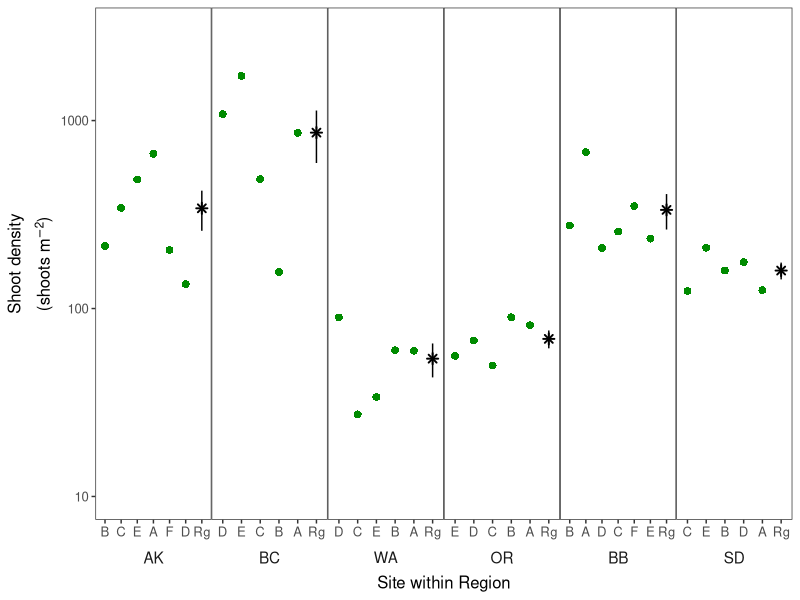
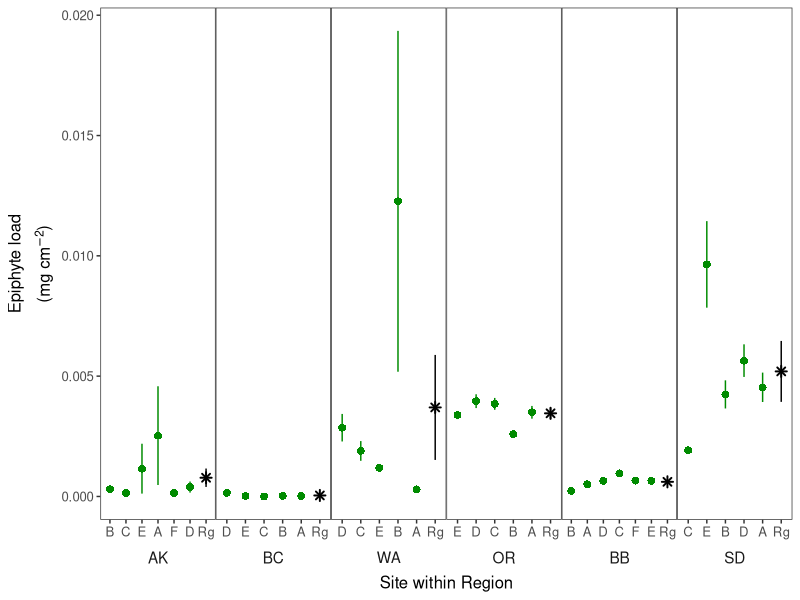
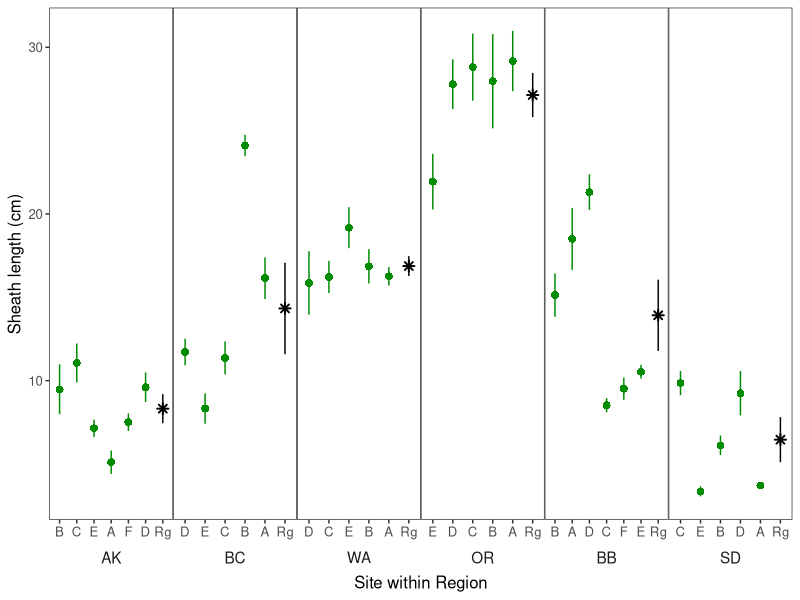
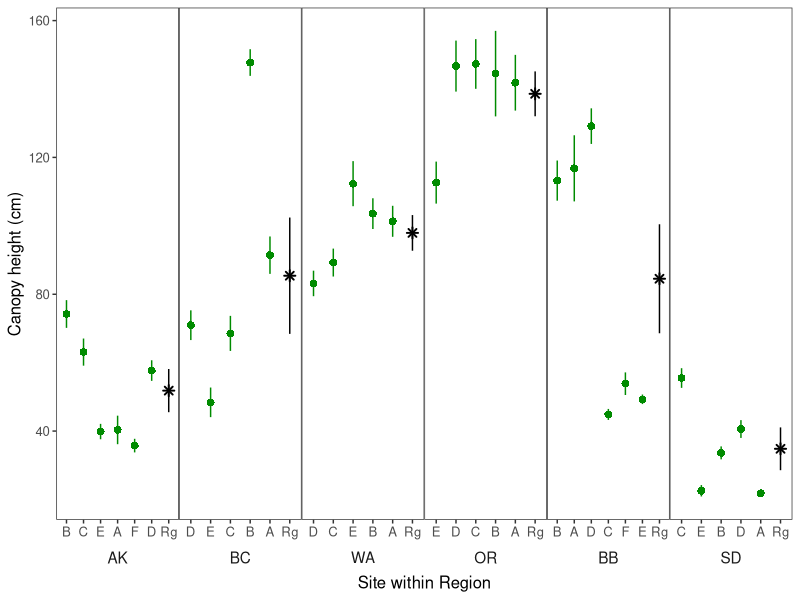
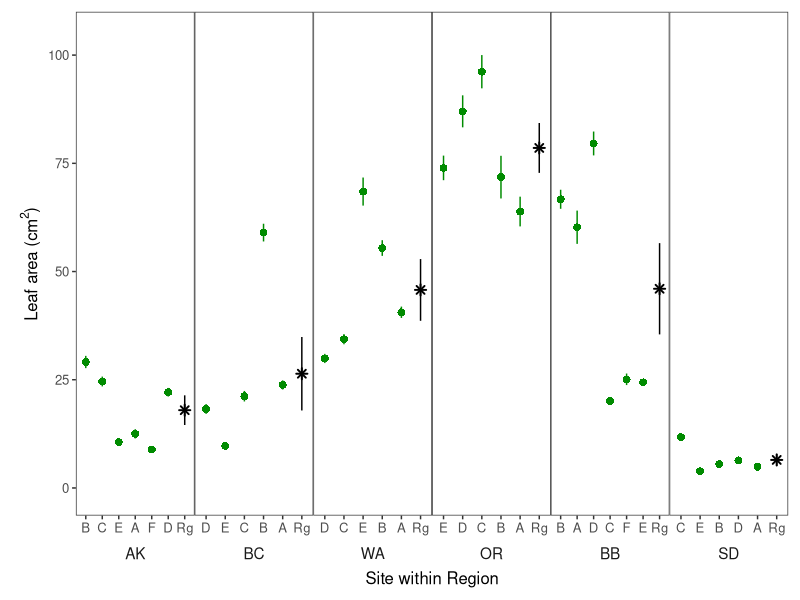
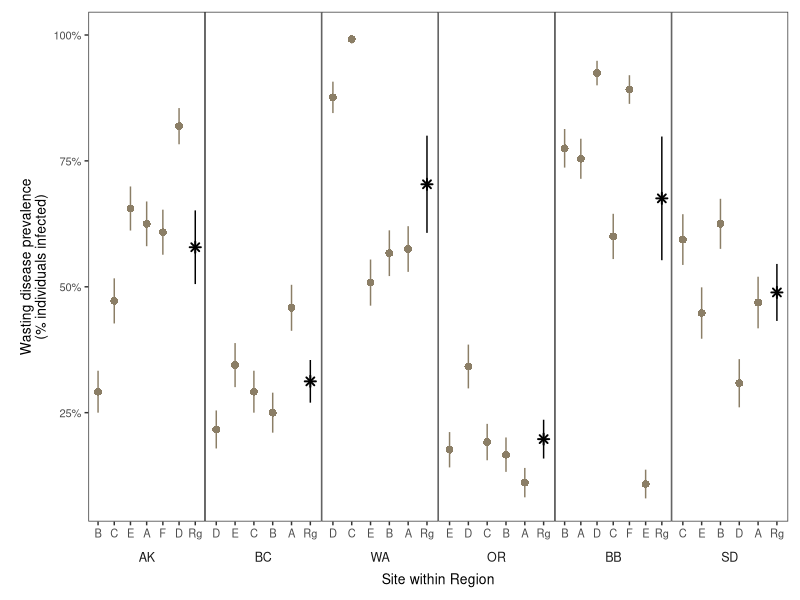

Reproduce these figures in R, in order. (Note: this script raises an error after producing the figures.)
# Code files for EelgrassDiseaesTemperature manuscript
# 01_eelgrass_survey_metrics

# Last updated 2021-05-20 by Lillian Aoki

# This script imports and visualizes data from the eelgrass wasting disease surveys in 2019
# Outputs include Fig 6 and Fig S5 in the manuscript

#### Load libraries ####
library(tidyverse)
library(plotrix)
library(cowplot)
region_order <- c("AK","BC","WA","OR","BB","SD")

# Read in data ####
## site coordinates
coords <- read.csv("Data/site_lat_long.csv")
# summarize by region, subtract 5 from mean latitude so that the region mean will plot to the right of all sites
coords_region <- coords %>%
  group_by(Region) %>%
  summarise(Lat=mean(Lat)-5,Long=mean(Long))
# in figures, the data are arranged by latitude to show the geographic gradient 

# survey metrics at the site level
all <- read.csv("Data/all_survey_metrics_site.csv")
all$Type <- "Site"
all <- left_join(all, coords, by=c("Region","SiteCode"))
# calculate canopy height as the combination of sheath length and longest blade length
all$CanopyHeightMean <- all$LongestBladeLengthMean+all$SheathLengthMean
all$CanopyHeightSe <- sqrt((all$LongestBladeLengthSe)^2+(all$SheathLengthSe)^2)
all$LesionAreaSe <- sd(all$LesionAreaMean/sqrt(length(all$LesionAreaMean)))

all_region <- all %>%
  group_by(Region, Type="Region")%>%
  summarise(DensityShootsSe=sd(DensityShootsMean)/sqrt(length(DensityShootsMean)),
            DensityShootsMean=mean(DensityShootsMean,na.rm=TRUE),
            EpiphytePerAreaSe=sd(EpiphytePerAreaMean)/sqrt(length(EpiphytePerAreaMean)),
            EpiphytePerAreaMean=mean(EpiphytePerAreaMean),
            LongestBladeLengthSe=sd(LongestBladeLengthMean)/sqrt(length(LongestBladeLengthMean)),
            LongestBladeLengthMean=mean(LongestBladeLengthMean),
            SheathLengthSe=sd(SheathLengthMean)/sqrt(length(SheathLengthMean)),
            SheathLengthMean=mean(SheathLengthMean),
            CanopyHeightSe=sd(CanopyHeightMean)/sqrt(length(CanopyHeightMean)),
            CanopyHeightMean=mean(CanopyHeightMean),
            PrevalenceSe=sd(PrevalenceMean)/sqrt(length(PrevalenceMean)),
            PrevalenceMean=mean(PrevalenceMean),
            SeveritySe=sd(SeverityMean)/sqrt(length(SeverityMean)),
            SeverityMean=mean(SeverityMean),
            BladeAreaSe=sd(BladeAreaMean)/sqrt(length(BladeAreaMean)),
            BladeAreaMean=mean(BladeAreaMean),
            LesionAreaSe=sd(LesionAreaMean)/sqrt(length(LesionAreaMean)),
            LesionAreaMean=mean(LesionAreaMean))

all_region <- left_join(all_region,coords_region,by=c("Region"))

all_region$SiteCode <- "Rg"
all_region$Region <- ordered(all_region$Region,levels=region_order)
all$Region <- ordered(all$Region,levels=region_order)
all <- dplyr::select(all,c("SiteCode",names(all_region)))

# combine site and region data for plotting
combo <- rbind(all,all_region)
combo$Region <- ordered(combo$Region, levels=region_order)
combo <- combo %>%
  ungroup%>%
  arrange(Region,-Lat)%>%
  mutate(order=row_number())

# Create plots ####

# shoot density plot
p_den <- ggplot()+
  geom_pointrange(data=combo,aes(x=as.factor(order),y=DensityShootsMean,ymin=DensityShootsMean-DensityShootsSe,
                                 ymax=DensityShootsMean+DensityShootsSe,color=Type,shape=Type))+
  facet_wrap(~Region,nrow = 1,scales = "free_x",strip.position = "bottom")+
  scale_color_manual(values=c("black","green4"))+
  scale_shape_manual(values=c(8,16))+
  scale_y_log10(limits=c(10,3000))+
  scale_x_discrete(breaks = combo$order,
                   labels = combo$SiteCode)+
  ylab(expression(atop("Shoot density",paste("(shoots m"^-2,")"))))+
  xlab("Site within Region")+
  theme_bw()+
  #theme(axis.text.x=element_text(angle=60,vjust = -0.05,hjust=0.25))+
  theme(panel.spacing = unit(0, "lines"),
        panel.grid = element_blank(),
        strip.background = element_blank(),
        strip.placement = "outside",
        panel.border = element_rect(),
        axis.text=element_text(size=9.5),
        axis.title=element_text(size=12),
        strip.text = element_text(size=11),
        legend.position = "none")
p_den

# epiphyte load plot
p_epi <- ggplot()+
  geom_pointrange(data=combo,aes(x=as.factor(order),y=EpiphytePerAreaMean,
                                     ymax=EpiphytePerAreaMean+EpiphytePerAreaSe,
                                     ymin=EpiphytePerAreaMean-EpiphytePerAreaSe,
                                     color=Type,shape=Type))+
  facet_wrap(~Region,nrow = 1,scales = "free_x",strip.position = "bottom")+
  scale_color_manual(values=c("black","green4"))+
  scale_shape_manual(values=c(8,16))+
  #scale_y_log10(limits=c(0.0000001,0.1))+
  scale_x_discrete(breaks = combo$order,
                   labels = combo$SiteCode)+
  ylab(expression(atop("Epiphyte load",paste("(mg cm"^-2,")"))))+
  xlab("Site within Region")+
  theme_bw()+
  #  theme(axis.text.x=element_text(angle=90))+
  theme(panel.spacing = unit(0, "lines"),
        panel.grid = element_blank(),
        strip.background = element_blank(),
        strip.placement = "outside",
        panel.border = element_rect(),
        axis.text=element_text(size=9.5),
        axis.title=element_text(size=12),
        strip.text = element_text(size=11),
        legend.position = "none")
p_epi

# sheath length plot
p_sh <- ggplot()+
  geom_pointrange(data= combo,aes(x=as.factor(order),
                                    y=SheathLengthMean/10,
                                    ymax=(SheathLengthMean+SheathLengthSe)/10,
                                    ymin=(SheathLengthMean-SheathLengthSe)/10,
                                    color=Type,shape=Type))+
  #scale_y_continuous(expand = c(0,10))+
  facet_wrap(~Region,nrow = 1,scales = "free_x",strip.position = "bottom")+
  scale_color_manual(values=c("black","green4"))+
  scale_shape_manual(values=c(8,16))+
  scale_x_discrete(breaks = combo$order,
                   labels = combo$SiteCode)+
  ylab("Sheath length (cm)")+
  xlab("Site within Region")+
  theme_bw()+
  #  theme(axis.text.x=element_text(angle=90))+
  theme(panel.spacing = unit(0, "lines"),
        panel.grid = element_blank(),
        strip.background = element_blank(),
        strip.placement = "outside",
        panel.border = element_rect(),
        axis.text=element_text(size=9.5),
        axis.title=element_text(size=12),
        strip.text = element_text(size=11),
        legend.position="none")
p_sh

# canopy height plot
p_ch <- ggplot()+
  geom_pointrange(data=combo,aes(x=as.factor(order),
                                    y=CanopyHeightMean/10,
                                    ymax=(CanopyHeightMean+CanopyHeightSe)/10,
                                    ymin=(CanopyHeightMean-CanopyHeightSe)/10,
                                    color=Type,shape=Type))+  
 facet_wrap(~Region,nrow = 1,scales = "free_x",strip.position = "bottom")+
  scale_color_manual(values=c("black","green4"))+
  scale_shape_manual(values=c(8,16))+
  scale_x_discrete(breaks = combo$order,
                   labels = combo$SiteCode)+
  ylab("Canopy height (cm)")+
  xlab("Site within Region")+
  theme_bw()+
  #  theme(axis.text.x=element_text(angle=90))+
  theme(panel.spacing = unit(0, "lines"),
        panel.grid = element_blank(),
        strip.background = element_blank(),
        strip.placement = "outside",
        panel.border = element_rect(),
        axis.text=element_text(size=9.5),
        axis.title=element_text(size=12),
        strip.text = element_text(size=11),
        legend.position = "none")
p_ch

# blade area plot
p_ba <- ggplot()+
  geom_pointrange(data=combo,aes(x=as.factor(order),
                                    y=BladeAreaMean,
                                    ymax=BladeAreaMean+BladeAreaSe,
                                    ymin=BladeAreaMean-BladeAreaSe,color=Type,shape=Type))+
  scale_y_continuous(expand = c(0,10))+
  facet_wrap(~Region,nrow = 1,scales = "free_x",strip.position = "bottom")+
  scale_color_manual(values=c("black","green4"))+
  scale_shape_manual(values=c(8,16))+
  scale_x_discrete(breaks = combo$order,
                   labels = combo$SiteCode)+
  ylab(expression(paste("Leaf area (cm"^2,")")))+
  xlab("Site within Region")+
  theme_bw()+
  #  theme(axis.text.x=element_text(angle=90))+
  theme(panel.spacing = unit(0, "lines"),
        panel.grid = element_blank(),
        strip.background = element_blank(),
        strip.placement = "outside",
        panel.border = element_rect(),
        axis.text=element_text(size=9.5),
        axis.title=element_text(size=12),
        strip.text = element_text(size=11),
        plot.margin = margin(t=3,b=3,r=3,l=5,unit="mm"),
        legend.position = "none")
p_ba

# disease prevalence plot
p_prev <- ggplot()+
  geom_pointrange(data=combo,aes(x=as.factor(order),
                                    y=PrevalenceMean,
                                    ymax=PrevalenceMean+PrevalenceSe,
                                    ymin=PrevalenceMean-PrevalenceSe,color=Type,shape=Type))+
  facet_wrap(~Region,nrow = 1,scales = "free_x",strip.position = "bottom")+
  scale_color_manual(values=c("black","wheat4"))+
  scale_shape_manual(values=c(8,16))+
  scale_x_discrete(breaks = combo$order,
                   labels = combo$SiteCode)+
  scale_y_continuous(labels = scales::percent_format(accuracy = 1))+
  ylab("Wasting disease prevalence\n(% individuals infected)")+
  xlab("Site within Region")+
  theme_bw()+
  #  theme(axis.text.x=element_text(angle=90))+
  theme(panel.spacing = unit(0, "lines"),
        panel.grid = element_blank(),
        strip.background = element_blank(),
        strip.placement = "outside",
        panel.border = element_rect(),
        axis.text=element_text(size=8),
        axis.title=element_text(size=10),
        strip.text = element_text(size=9),
        plot.margin = margin(t=3,b=3,r=3,l=5,unit="mm"),
        legend.position = "none")
p_prev
# alternative bar plot for prevalence 
combo$Diseased <- combo$PrevalenceMean
combo$Healthy <- 1-combo$PrevalenceMean

combo <- combo %>%
  gather(key="DiseaseStatus", value="Prevalence",c("Diseased", "Healthy"))
test$DiseaseStatus <- ordered(test$DiseaseStatus, levels=c("Healthy","Diseased"))

prev_bar <-   ggplot()+
  geom_bar(data=combo,aes(x=as.factor(order),y=Prevalence,fill=DiseaseStatus), position="fill", stat="identity")+
  facet_wrap(~Region,nrow = 1,scales = "free_x",strip.position = "bottom")+
  scale_x_discrete(breaks = combo$order,
                   labels = combo$SiteCode)+
  scale_y_continuous(labels = scales::percent_format(accuracy = 1), expand = c(0,0))+
  scale_fill_viridis_d(begin = 0.75, end = 0.25, name="Disease status")+
  ylab("Wasting disease prevalence\n(% individuals infected)")+
  xlab("Site within Region")+
  theme_bw()+
  #  theme(axis.text.x=element_text(angle=90))+
  theme(panel.spacing = unit(0, "lines"),
        panel.grid = element_blank(),
        strip.background = element_blank(),
        strip.placement = "outside",
        panel.border = element_rect(),
        axis.text=element_text(size=9.5),
        axis.title=element_text(size=12),
        strip.text = element_text(size=11),
        plot.margin = margin(t=3,b=3,r=3,l=5,unit="mm"),
        legend.position = "top")

# disease severity plot
p_sev <- ggplot()+
  geom_pointrange(data=combo,aes(x=as.factor(order),
                                    y=SeverityMean,
                                    ymax=SeverityMean+SeveritySe,
                                    ymin=SeverityMean-SeveritySe,color=Type,shape=Type))+
  facet_wrap(~Region,nrow = 1,scales = "free_x",strip.position = "bottom")+
  scale_color_viridis_d(begin=0.25, end=0.25)+
  # scale_color_manual(values=c("black","wheat4"))+
  scale_shape_manual(values=c(8,16))+
  scale_y_continuous(labels = scales::percent_format(accuracy = 1))+
  scale_x_discrete(breaks = combo$order,
                   labels = combo$SiteCode)+
  ylab("Wasting disease severity\n(% blade area damaged)")+
  xlab("Site within Region")+
  theme_bw()+
  #  theme(axis.text.x=element_text(angle=90))+
  theme(panel.spacing = unit(0, "lines"),
        panel.grid = element_blank(),
        strip.background = element_blank(),
        strip.placement = "outside",
        panel.border = element_rect(),
        axis.text=element_text(size=9.5),
        axis.title=element_text(size=12),
        strip.text = element_text(size=11),
        plot.margin = margin(t=3,b=3,r=3,l=5,unit="mm"),
        legend.position = "none")
p_sev

# lesion area plot
p_les <- ggplot()+
  geom_pointrange(data=combo,aes(x=as.factor(order),
                                 y=LesionAreaMean,
                                 ymax=LesionAreaMean+LesionAreaSe,
                                 ymin=LesionAreaMean-LesionAreaSe,color=Type,shape=Type))+
  facet_wrap(~Region,nrow = 1,scales = "free_x",strip.position = "bottom")+
  scale_color_viridis_d(begin = 0.25,end=0.25)+
  #scale_color_manual(values=c("black","wheat4"))+
  scale_shape_manual(values=c(8,16))+
  scale_x_discrete(breaks = combo$order,
                   labels = combo$SiteCode)+
  ylab(expression(atop("Wasting disease", paste("lesion area (cm"^2,")"))))+
  xlab("Site within Region")+
  theme_bw()+
  #  theme(axis.text.x=element_text(angle=90))+
  theme(panel.spacing = unit(0, "lines"),
        panel.grid = element_blank(),
        strip.background = element_blank(),
        strip.placement = "outside",
        panel.border = element_rect(),
        axis.text=element_text(size=9.5),
        axis.title=element_text(size=12),
        strip.text = element_text(size=11),
        plot.margin = margin(t=3,b=3,r=3,l=5,unit="mm"),
        legend.position = "none")
p_les


# Combine plots into figures ####

# all seagrass metrics for supplemental Figure S5
p_ba1 <- p_ba+xlab(NULL)
p_den1 <- p_den+xlab(NULL)
p_ch1 <- p_ch+xlab(NULL)
p_sh1 <- p_sh+xlab(NULL)

p_all <- plot_grid(
  p_ba1,
  p_den1,
  p_ch1,
  p_sh1,
  p_epi,
  align="v",
  labels=c("a","b","c","d","e"),
  ncol=1
)
p_all
ggsave(p_all,filename = "Figures/FigS6_seagrass_metrics.jpg",height=10,width=6)
# create high resolution version for paper submission (high-res files not uploaded to github)
ggsave(p_all,filename = "Figures/HighRes/FigS6_seagrass_metrics.tiff",height=10,width=6)

# disease metrics for manuscript Figure 6

p_prev1 <- p_prev+xlab(NULL)
p_prev_bar1 <- prev_bar +xlab(NULL)
p_sev1 <- p_sev+xlab(NULL)

# p_fig <- plot_grid(
#   p_ba1,
#   p_den1,
#   p_prev1,
#   p_sev,
#   align="v",axis="l",
#   labels=c("A","B","C","D"),hjust = 0,
#   #nrow=3,
#   ncol=1
# )
# p_fig
# ggsave(p_fig,filename = "Figures/Fig6_disease_metrics.jpg",height=9,width=6)
# ggsave(p_fig,filename = "Figures/HighRes/Fig6_disease_metrics.tiff",height=9,width=6)

p_new <- plot_grid(
  p_prev_bar1,
  p_sev1,
  p_les,
  align="v",axis="l",
  labels=c("a","b","c"),hjust = 0,
  #nrow=3,
  ncol=1
)
p_new
ggsave(p_new, filename = "Figures/Fig6_disease_metrics_new.jpg", width=6.5, height=7)
